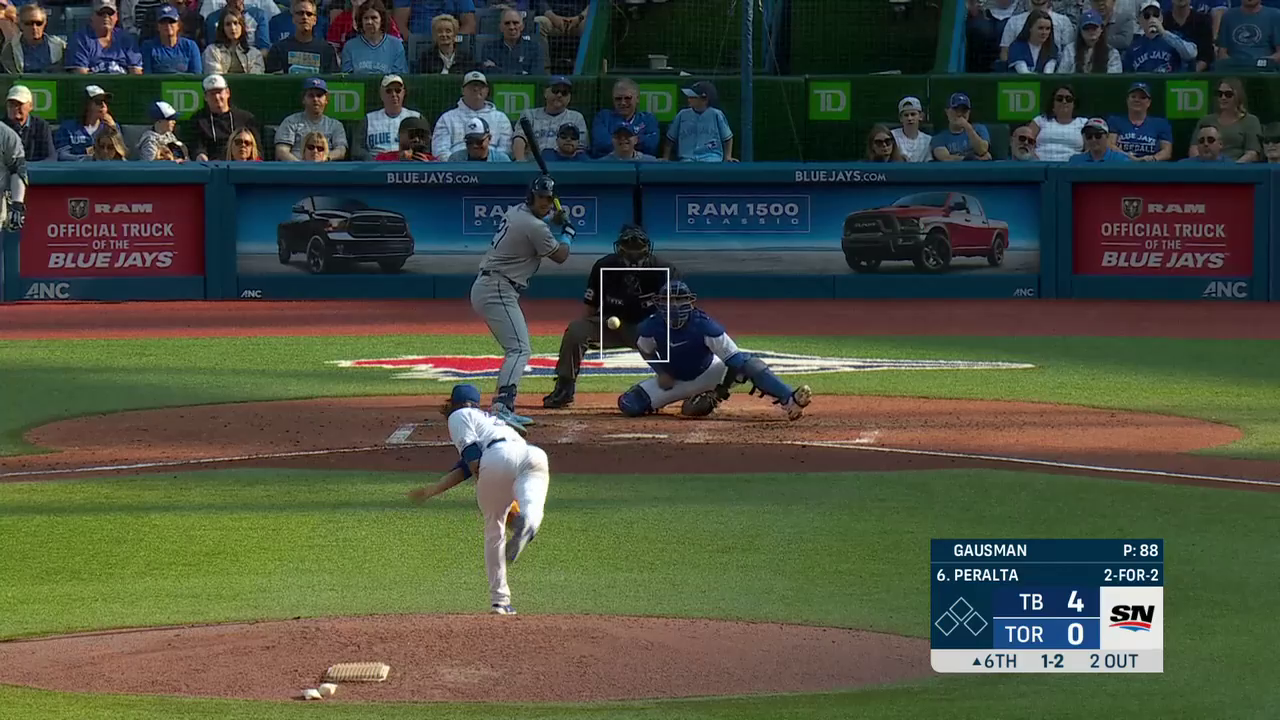
#> input picture frame 3 of data/pitch2.mp4, 1280 x 720 px
$ python dense-of.py
#> lines starting #> are read from the running program, lines starting #| are printed output that depends on the picture; after the words box and inside, x2 and y2 are one past the last pixel; in counts of white or black regions, pixels touching at a corner belong together; long printed decimals are rounded
# Using dense optical flow via Farneback algorithm. Most of the code comes from the demo from opencv docs: https://docs.opencv.org/3.4/d4/dee/tutorial_optical_flow.html
import cv2 as cv
import numpy as np
import math

cap = cv.VideoCapture(cv.samples.findFile("../data/pitch2.mp4"))

# cap = cv.VideoCapture(cv.samples.findFile("data/ran.mp4"))
ret, frame1 = cap.read()
#> frame1 is the input picture: shape (720, 1280, 3); mean B, G, R 63.3, 78.8, 73.2
prvs = cv.cvtColor(frame1, cv.COLOR_BGR2GRAY)
hsv = np.zeros_like(frame1)
hsv[..., 1] = 255
hsv2 = np.zeros_like(frame1)
hsv2[..., 1] = 255

# visualize the direction of movements for each frame. Courtesy of Nicolai Neilsen on Youtube
# Using the return value from opencv's calcOpticalFlowFarneback, it contains velocity and angle
# Velocity is encoded into value (hsv), so brighter pixels means faster/more movement
# Angle is encoded into hue, so different colours are based on movement
def draw_flow(img, flow, step=16):
    h, w = img.shape[:2]
    y, x = np.mgrid[step/2:h:step, step/2:w:step].reshape(2,-1).astype(int)
    fx, fy = flow[y,x].T

    lines = np.vstack([x, y, x-fx, y-fy]).T.reshape(-1, 2, 2)
    lines = np.int32(lines + 0.5)

    img_bgr = cv.cvtColor(img, cv.COLOR_GRAY2BGR)
    cv.polylines(img_bgr, lines, 0, (0, 255, 0))

    for (x1, y1), (_x2, _y2) in lines:
        cv.circle(img_bgr, (x1, y1), 1, (0, 255, 0), -1)

    return img_bgr

optflow_params = [0.5, 3, 15, 3, 5, 1.2, 0]

prev_flow = []
nearby_flows = [0] * 9
# for i in range(9):
#     nearby_flows[i] = []
track_x = 616
track_y = 323

# colour for bounding box
c = (255, 0, 0)

while(1):
    ret, frame2 = cap.read()
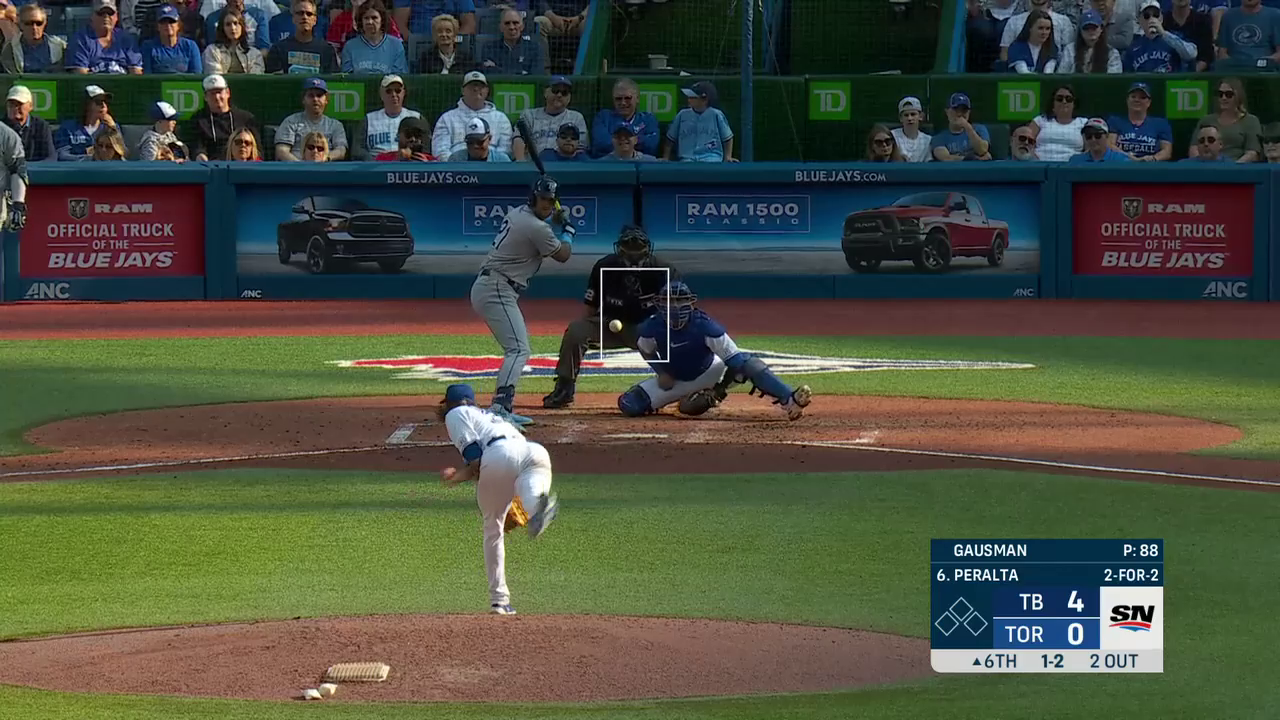
#> input picture frame 4 of data/pitch2.mp4, 1280 x 720 px
#> frame2 is the input picture: shape (720, 1280, 3); mean B, G, R 63.3, 78.9, 73.2
    # print(frame2)
    if not ret:
        print('No frames grabbed!')
        break
    next = cv.cvtColor(frame2, cv.COLOR_BGR2GRAY)
    # flow = cv.calcOpticalFlowFarneback(prvs, next, None, 0.5, 3, 15, 3, 5, 1.2, 0)
    # 3rd arg: PyrScale - image scale to build pyramids for each image
    # 4th: WinSize - averaging window size. larger value increases robustness to image noise, making it easier to detect fast motion. However might be morre blurred
    # 5th: Iterations - number of iterations the algorithm does at each pyramid level (default is 10)
    # 6th: PolyN - size of pixel neighbourhood used to find polynomial expansion in each pixel. Larger values = image will be approximated with smoother surfaces, resulting in more robust algorithm and more blurred motion field. Default 5, typically 5 or 7
    # 7th: PolySigma -  Standard deviation of Gaussian used to smooth derivatives used as a basis for the polynomial expansion. For PolyN = 5, can set PolySigma = 1.1. For PolyN = 7, can set PolySigma = 1.5. Default 1.1
    # 8th: Gaussian  - Uses Gaussian WinSize x WinSize filter, instead of box filter of same size for optical flow estimation. Using this gives z more accurate flow than box filter, but slower.
    # flow = cv.calcOpticalFlowFarneback(prvs, next, None, 0.25, 3, 15, 3, 7, 1.5, 0)
    flow = cv.calcOpticalFlowFarneback(prvs, next, None, *optflow_params)

    # (608, 290) pixel with ball
    # (1167, 630) pixel that doesn't move
    # print("Flow on pixel (608, 290) (should move a lot or something): ", flow[track_y][track_x])
    # print("Flow on pixel (1167, 630) (should have 0 movement): ", flow[630][1167])
    mag, ang = cv.cartToPolar(flow[..., 0], flow[..., 1])

    print("Magnitude:", mag[track_x][track_y])
#| Magnitude: 0.07205
    print("Angle: ", ang[track_y][track_x])
#| Angle:  0.9847

    hsv[..., 0] = ang*180/np.pi/2
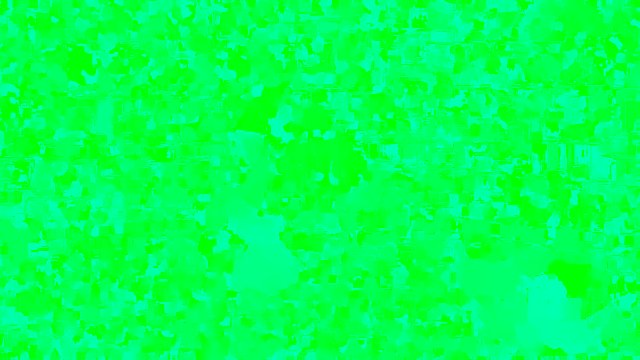
#> hsv: shape (720, 1280, 3) (shown at 1/2 size); mean of channels 0, 1, 2 84.9, 255, 0; drawn as B, G, R
    hsv[..., 2] = cv.normalize(mag, None, 0, 255, cv.NORM_MINMAX)
    bgr = cv.cvtColor(hsv, cv.COLOR_HSV2BGR)

    cv.imshow('Motion', bgr)
    cv.imshow("Flow", draw_flow(next, flow))
#> in draw_flow, `fx, fy = flow[y,x].T`: fx = 3600 values, max 7.03 at index 2594, min -5.86 at index 1948, mean -0.00336; fy = 3600 values, max 3.04 at index 1558, min -31.15 at index 2594, mean -0.16
#> in draw_flow, `cv.polylines(img_bgr, lines, 0, (0, 255, 0))`:
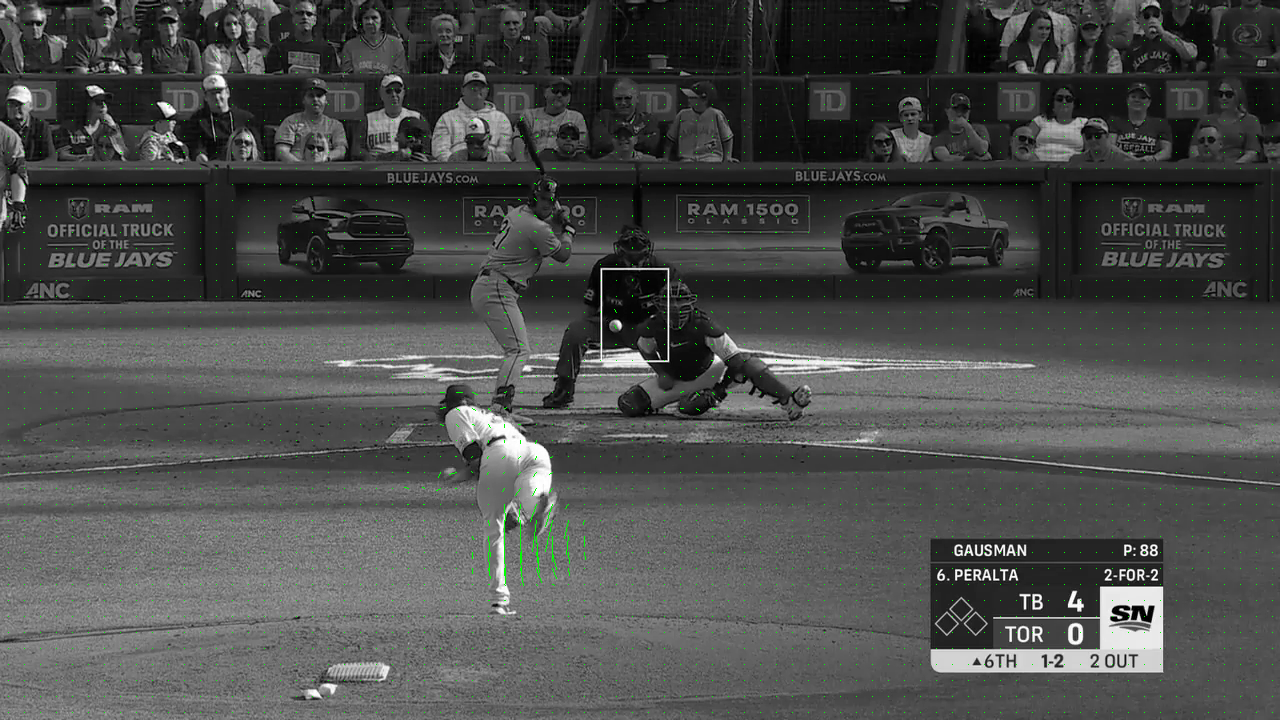
#> img_bgr: shape (720, 1280, 3); mean B, G, R 74.9, 76.2, 74.9
#> the loop in draw_flow, `for (x1, y1), (_x2, _y2) in lines:` made 3600 passes
#> (x1, _x2) on passes 1 to 3: (8, 8), (24, 24), (40, 40)
#> after the loop in draw_flow, `for (x1, y1), (_x2, _y2) in lines:`:
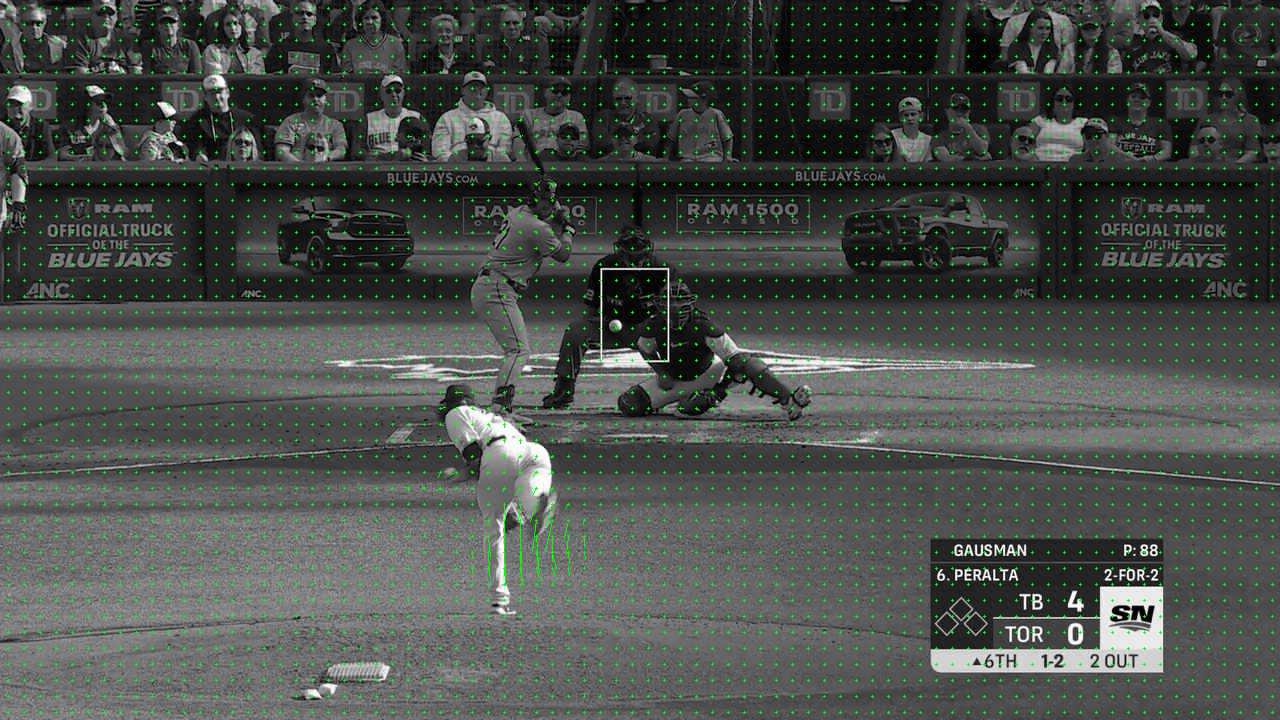
#> img_bgr: shape (720, 1280, 3); 1.54% of pixels changed, all inside (x1, y1, x2, y2) = (7, 7, 1274, 714)

    cv.waitKey()

    prvs = next


cv.destroyAllWindows()

$ run again, starting later in the video
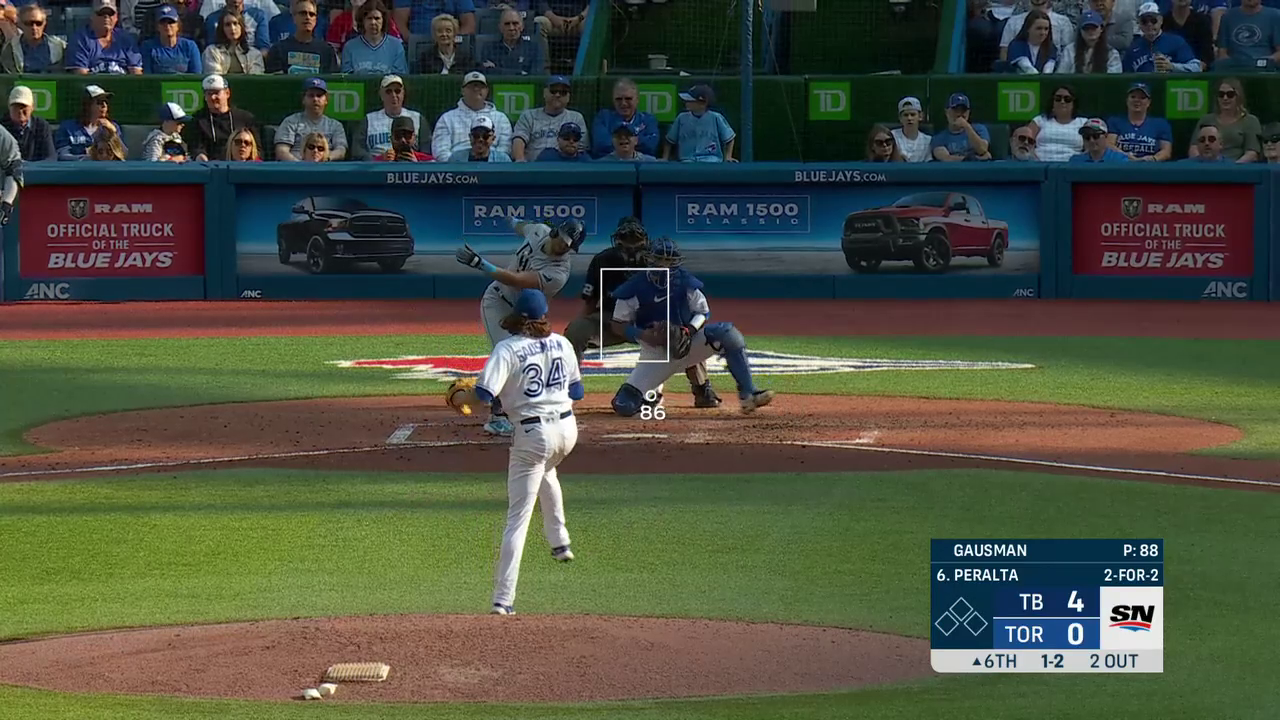
#> input picture frame 28 of data/pitch2.mp4, 1280 x 720 px
#> frame1 is the input picture: shape (720, 1280, 3); mean B, G, R 64.3, 79.7, 74
#| Magnitude: 0.1821
#| Angle:  4.404
#> `bgr = cv.cvtColor(hsv, cv.COLOR_HSV2BGR)`:
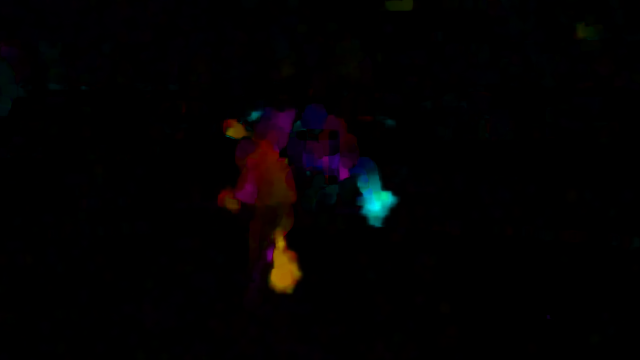
#> bgr: shape (720, 1280, 3) (shown at 1/2 size); mean B, G, R 2.3, 1.8, 2.9
#> fx = 3600 values, max 8.77 at index 2755, min -16.57 at index 2046, mean 0.0813; fy = 3600 values, max 7.66 at index 2754, min -6.31 at index 1722, mean -0.0377
#> the loop in draw_flow, `for (x1, y1), (_x2, _y2) in lines:` made 3600 passes
#> (x1, _x2, _y2) on passes 1 to 3: (8, 8, 8), (24, 24, 8), (40, 40, 8)
#> after the loop in draw_flow, `for (x1, y1), (_x2, _y2) in lines:`:
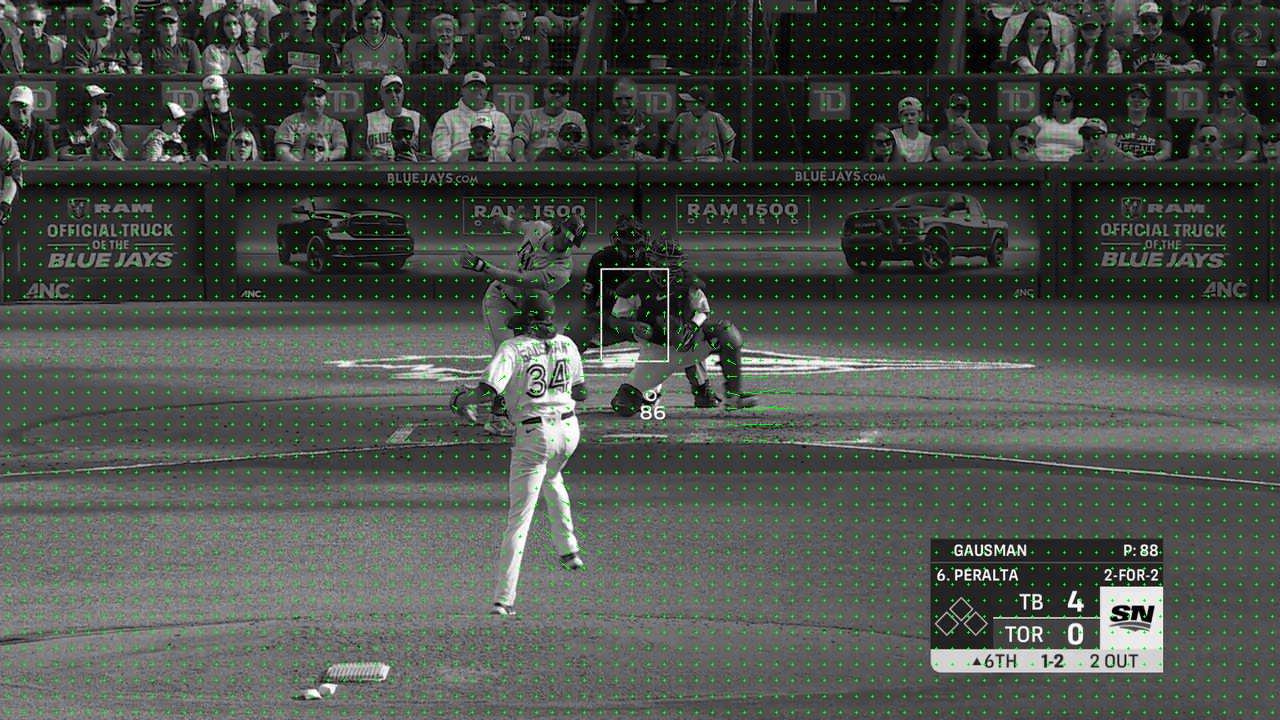
#> img_bgr: shape (720, 1280, 3); mean B, G, R 74.7, 79.9, 74.7
